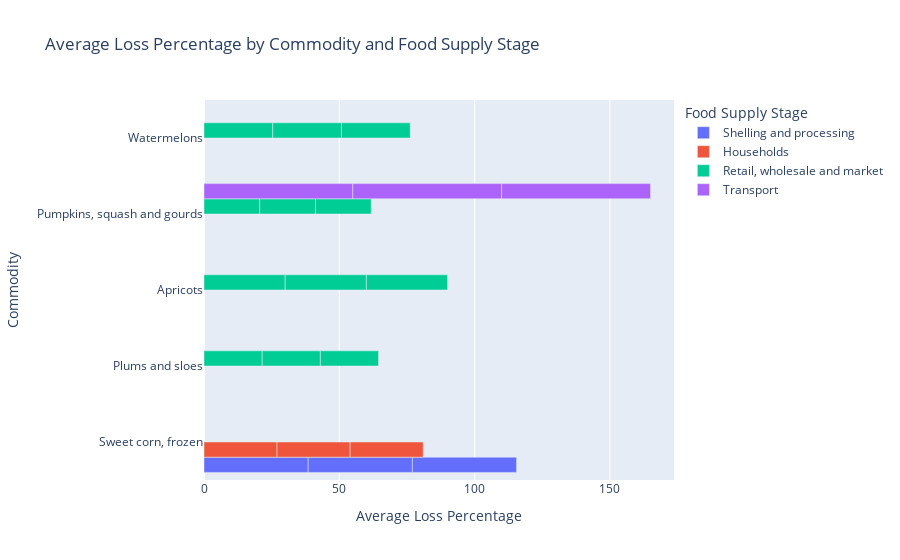

Notebook source saved alongside this figure:
### Markdown cell above
### 3.2.1 Visualization Methods

- We used bar plots to visualize the percentage of food loss by commodity and value chain stage.

- Used a heatmap to visualize the correlation between average food loss by commodity and value chain stage.

- Sunburst chart for hierarchical data visualization.

### Code cell
# Bar plot for average loss percentage by commodity and stage
fig = px.bar(filtered_df, x='loss_percentage', y='commodity', color='food_supply_stage', barmode='group',
             title='Average Loss Percentage by Commodity and Food Supply Stage',
             labels={'loss_percentage': 'Average Loss Percentage', 'commodity': 'Commodity', 'food_supply_stage': 'Food Supply Stage'})
fig.show()

### Figure 1 — Plotly figure (JSON) as saved in the notebook; plotly's stock layout.template omitted (floating-point values rounded to 4 significant figures)
{"data": [{"alignmentgroup": "True", "hovertemplate": "Food Supply Stage=Shelling and processing<br>Average Loss Percentage=%{x}<br>Commodity=%{y}<extra></extra>", "legendgroup": "Shelling and processing", "marker": {"color": "#636efa", "pattern": {"shape": ""}}, "name": "Shelling and processing", "offsetgroup": "Shelling and processing", "orientation": "h", "showlegend": true, "textposition": "auto", "type": "bar", "x": [38.5, 38.5, 38.5], "xaxis": "x", "y": ["Sweet corn, frozen", "Sweet corn, frozen", "Sweet corn, frozen"], "yaxis": "y"}, {"alignmentgroup": "True", "hovertemplate": "Food Supply Stage=Households<br>Average Loss Percentage=%{x}<br>Commodity=%{y}<extra></extra>", "legendgroup": "Households", "marker": {"color": "#EF553B", "pattern": {"shape": ""}}, "name": "Households", "offsetgroup": "Households", "orientation": "h", "showlegend": true, "textposition": "auto", "type": "bar", "x": [27, 27, 27], "xaxis": "x", "y": ["Sweet corn, frozen", "Sweet corn, frozen", "Sweet corn, frozen"], "yaxis": "y"}, {"alignmentgroup": "True", "hovertemplate": "Food Supply Stage=Retail, wholesale and market<br>Average Loss Percentage=%{x}<br>Commodity=%{y}<extra></extra>", "legendgroup": "Retail, wholesale and market", "marker": {"color": "#00cc96", "pattern": {"shape": ""}}, "name": "Retail, wholesale and market", "offsetgroup": "Retail, wholesale and market", "orientation": "h", "showlegend": true, "textposition": "auto", "type": "bar", "x": [21.5, 21.5, 21.5, 30, 20.6, 25.4, 30, 20.6, 25.4, 30, 20.6, 25.4], "xaxis": "x", "y": ["Plums and sloes", "Plums and sloes", "Plums and sloes", "Apricots", "Pumpkins, squash and gourds", "Watermelons", "Apricots", "Pumpkins, squash and gourds", "Watermelons", "Apricots", "Pumpkins, squash and gourds", "Watermelons"], "yaxis": "y"}, {"alignmentgroup": "True", "hovertemplate": "Food Supply Stage=Transport<br>Average Loss Percentage=%{x}<br>Commodity=%{y}<extra></extra>", "legendgroup": "Transport", "marker": {"color": "#ab63fa", "pattern": {"shape": ""}}, "name": "Transport", "offsetgroup": "Transport", "orientation": "h", "showlegend": true, "textposition": "auto", "type": "bar", "x": [55, 55, 55], "xaxis": "x", "y": ["Pumpkins, squash and gourds", "Pumpkins, squash and gourds", "Pumpkins, squash and gourds"], "yaxis": "y"}], "layout": {"barmode": "group", "legend": {"title": {"text": "Food Supply Stage"}, "tracegroupgap": 0}, "title": {"text": "Average Loss Percentage by Commodity and Food Supply Stage"}, "xaxis": {"anchor": "y", "domain": [0, 1], "title": {"text": "Average Loss Percentage"}}, "yaxis": {"anchor": "x", "domain": [0, 1], "title": {"text": "Commodity"}}}}
